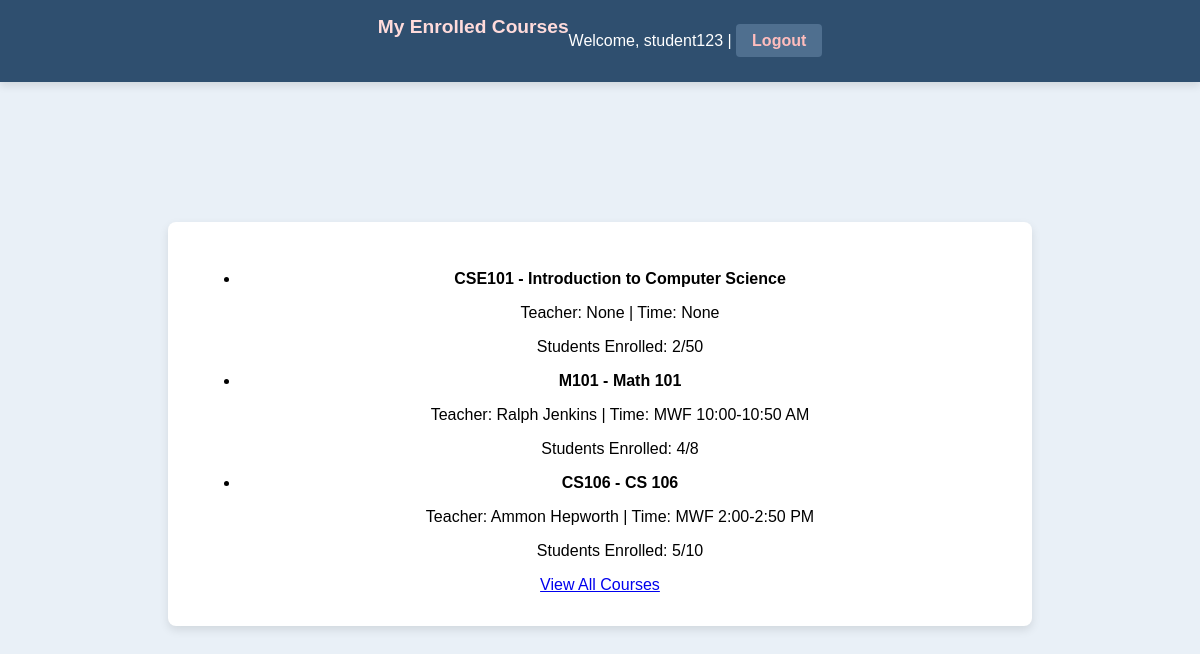
Screenshot of /student/my_courses (signed in) with the database file from the repository.
### app.py (models this page shows, shortened)
class User(UserMixin, db.Model):
    id = db.Column(db.Integer, primary_key=True)
    username = db.Column(db.String(150), unique=True, nullable=False)
    password = db.Column(db.String(150), nullable=False)  # Plain-text password
    role = db.Column(db.String(50))

class Course(db.Model):
    id = db.Column(db.Integer, primary_key=True)
    course_code = db.Column(db.String(10), unique=True, nullable=False)
    course_name = db.Column(db.String(100), nullable=False)
    capacity = db.Column(db.Integer, nullable=False)
    teacher = db.Column(db.String(100), nullable=True)
    time = db.Column(db.String(50), nullable=True)
    enrolled_count = db.Column(db.Integer, default=0)

### app.py (the view)
@app.route('/student/my_courses')
@login_required
def my_courses():
    if current_user.role != 'student':
        flash("Access denied: Only students can view this page.", "danger")
        return redirect(url_for('login'))
    enrollments = Enrollment.query.filter_by(user_id=current_user.id).all()
    enrolled_courses = [Course.query.get(enrollment.course_id) for enrollment in enrollments]
    return render_template('my_courses.html', courses=enrolled_courses)

### app.py (called while the page is built)
@login_manager.user_loader
def load_user(user_id):
    return User.query.get(int(user_id))

### templates/my_courses.html (shortened to what this page needs)
<!DOCTYPE html>
<html lang="en">
<head>
    <link rel="stylesheet" href="{{ url_for('static', filename='styles.css') }}">
</head>
<body>
    <div class="header">
        <h1>My Enrolled Courses</h1>
        <p>Welcome, {{ current_user.username }} | <a href="{{ url_for('logout') }}" class="sign-out">Logout</a></p>
    </div>
    <div class="container">
        <ul>
            {% if courses %}
                {% for course in courses %}
                <li>
                    <strong>{{ course.course_code }} - {{ course.course_name }}</strong>
                    <p>Teacher: {{ course.teacher }} | Time: {{ course.time }}</p>
                    <p>Students Enrolled: {{ course.enrolled_count }}/{{ course.capacity }}</p>
                </li>
                {% endfor %}
            {% else %}
                <p>You are not enrolled in any courses yet.</p>
            {% endif %}
        </ul>
        <a href="{{ url_for('student_courses') }}" class="button">View All Courses</a>
    </div>
</body>
</html>

### static/styles.css (style rules this page uses)
body { font-family: Arial, sans-serif; background-color: #e9f0f7; margin: 0; display: flex; justify-content: center; align-items: center; min-height: 100vh; }
.container { max-width: 800px; width: 100%; background-color: #ffffff; padding: 2rem; border-radius: 8px; box-shadow: 0px 4px 10px rgba(0, 0, 0, 0.1); text-align: center; margin: 5rem auto 2rem; }
.header { width: 100%; background-color: #2f4f6f; color: #fff; padding: 1rem 0; display: flex; justify-content: center; box-shadow: 0px 4px 8px rgba(0, 0, 0, 0.1); position: fixed; top: 0; left: 0; z-index: 10; }
.header h1, .header h2 { font-size: 1.2rem; margin: 0; color: #ffdbdb; }
.sign-out { color: #ffbdbd; text-decoration: none; font-weight: bold; padding: 0.5rem 1rem; border-radius: 4px; background-color: #4f6f8f; }

### rows the page displays
User: username "student123"
Course: course_code "CSE101", course_name "Introduction to Computer Science", teacher "None", time "None", enrolled_count "2", capacity "50"
Course: course_code "M101", course_name "Math 101", teacher "Ralph Jenkins", time "MWF 10:00-10:50 AM", enrolled_count "4", capacity "8"
Course: course_code "CS106", course_name "CS 106", teacher "Ammon Hepworth", time "MWF 2:00-2:50 PM", enrolled_count "5", capacity "10"
